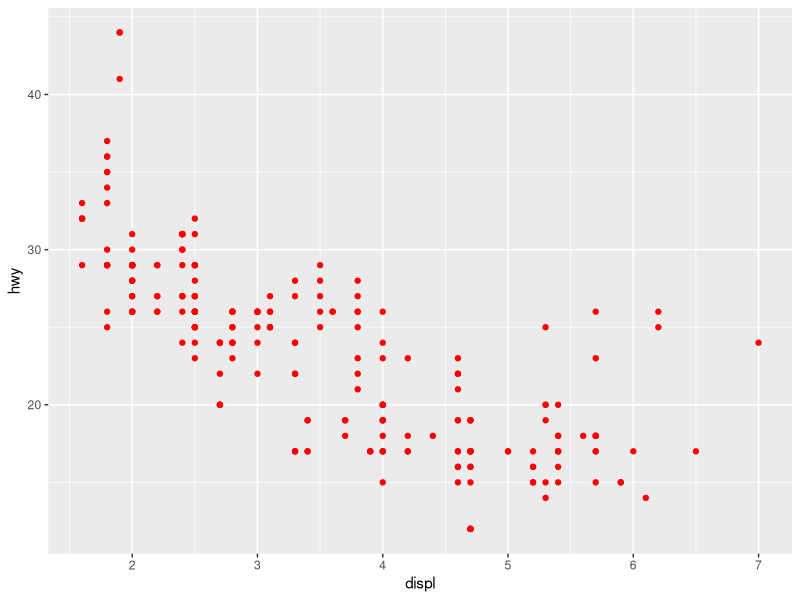
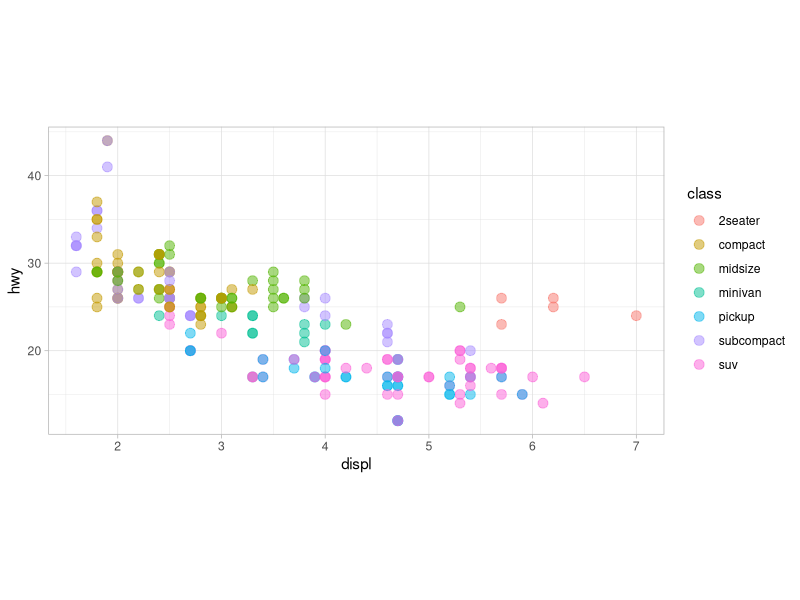
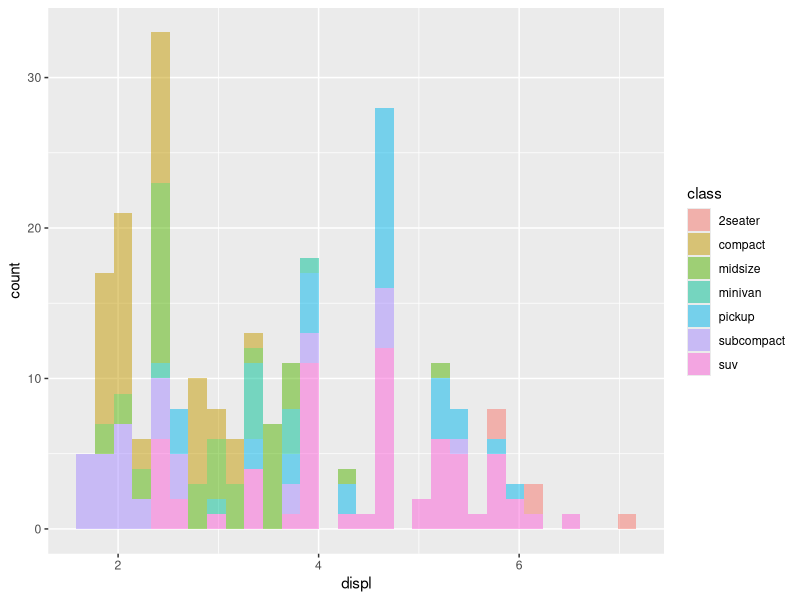
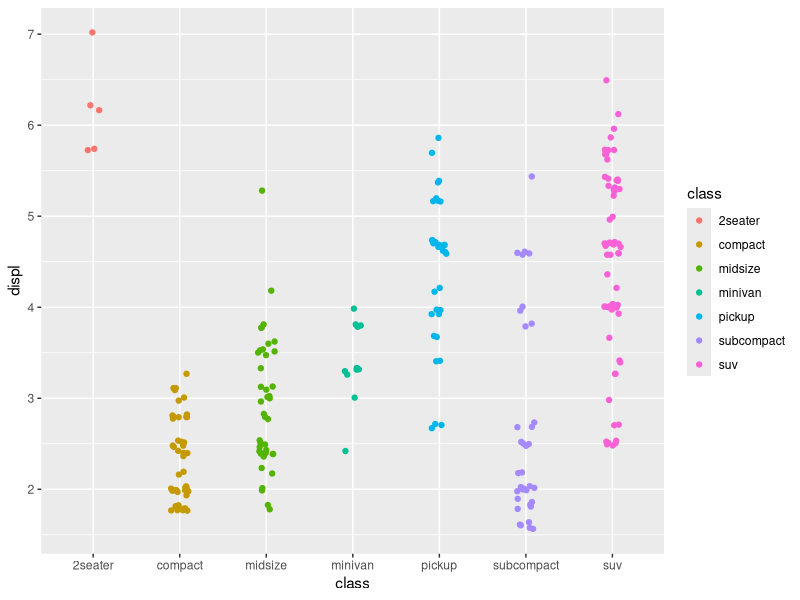
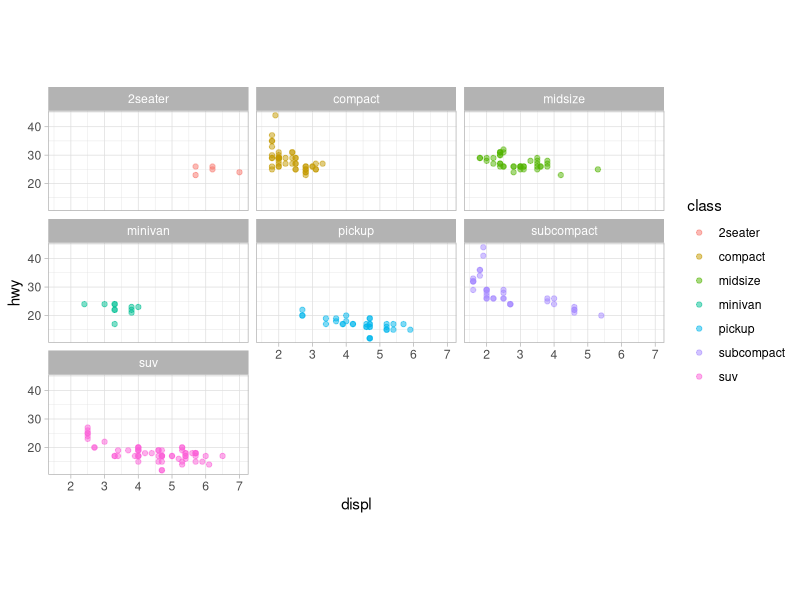
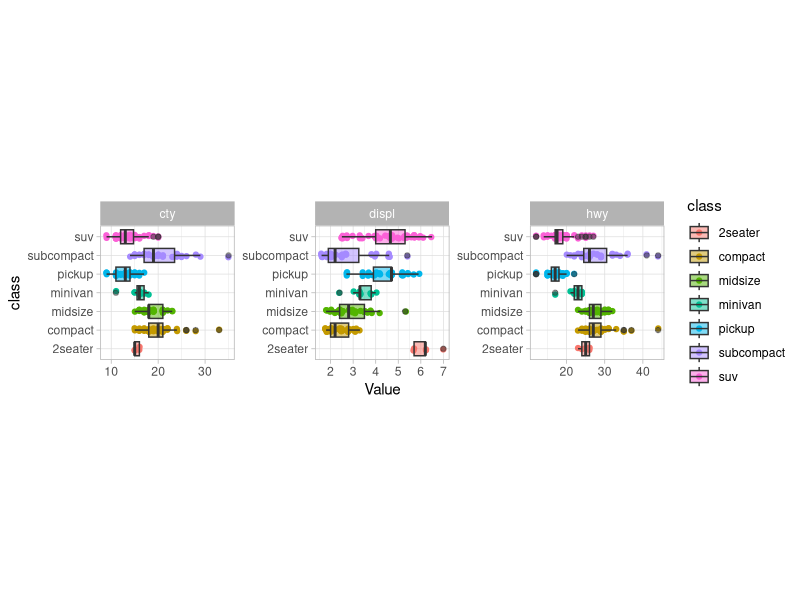

R code for these plots, in order:
## ---- chunk 1
knitr::opts_chunk$set(echo = TRUE)
## ---- chunk 2
## BASIC ASSIGNMENTS  #########################
a <- 1
A <- 2
mystring <- "fmach"   ## note the double quotes
myboolean <- TRUE
## ---- chunk 3
myvector <- c(1,2,3,4)

## and this is the help for c!
?c

## ---- chunk 4
## assignment by name
u <- c("carlo" = 2, "due" = 10)

## how can I look inside a multidimensional object?
myvector[3]

## or only change the second element of my object
myvector[2] <- 30

## this gives me the third element of the  vector, remember that the first element in the 
## remember that R is counting from one and not zero
## if I want to construct a 2d array ...

myarray <- matrix(seq(1,25,1), nrow = 5, ncol = 5)

myarray

## ---- chunk 5
## the content can be accessed
myarray[2,3] ## one element
myarray[1,]  ## one row!

## square brakets can be used in a quite flexible way to select elements
## matching specific properties

myarray[myarray > 10]
myarray[myarray[1,] >3,]

## when you have multidimensional objects it is often useful give
## a name to the eleents

vector.with.names <- c("one" = 1, "two" = 2, "three" = 3)

## in this way I can access the second element either as
vector.with.names[2]
##or
vector.with.names["two"]

## with two dimensional or more dimensional objects rownames and colum names are useful
## exactly as in excel
## ---- chunk 6

mymonths <- c("Jan","Feb","Mar",
              "Apr","May","Jun",
              "Jul","Aug","Sep",
              "Oct","Nov","Dec")
days <- c(31,28,31,30,31,30,31,31,30,31,30,31)
season <- c(rep(c("winter","spring","summer","autumn"), each = 3))

yeardf <- data.frame("month" = mymonths, "length" = days, "season" = season,
                     stringsAsFactors = FALSE)

factor(yeardf$season)


## if I want to use a list ...
yearlist <- list("month" = mymonths, "length" = days, "season" = season)
yearlist[["length"]]

## ---- chunk 7
## I load my first package!
library(tidyverse)

## and also some data
data(mpg)

## as we discussed this shows the first lines of the data.frame
head(mpg)
## ---- chunk 8
## a first glance on the data
summary(mpg)
## ---- chunk 9
## my first plot .... engine displacement, miles per gallon
ggplot(data = mpg) +
  geom_point(mapping = aes(x = displ, y = hwy), col = "red")
  
## ---- chunk 10
ggplot(data = mpg) +
  ## on the canvas plot points linking their eastetics to the column names!
  geom_point(mapping = aes(x = displ, y = hwy, col = class),  
             size = 3, 
             alpha = 0.5) +
  ## add additional general aestetics
  theme_light() +
  theme(aspect.ratio = 0.5)

## ---- chunk 11
## histograms, scales free
ggplot(data = mpg) +
  geom_histogram(mapping = aes(x = displ, fill = class), alpha = 0.5) 
## ---- chunk 12
## or jitter!
ggplot(data = mpg) +
  geom_jitter(mapping = aes(x = class, y = displ, col = class), width = 0.1)

## ---- chunk 13
## geom_jitter
## geom_histogram
## geom_line
## geom_point
## geom_density
## ---- chunk 14
## group specific subplots
ggplot(data = mpg) + 
  geom_point(mapping = aes(x = displ, y = hwy, col = class), alpha = 0.5) +
  facet_wrap(~class) + 
  theme_light() +
  theme(aspect.ratio = 0.5)
## ---- chunk 15
## the function "gather" goes from wide to long format. To do that it is necessary to provide the name 
## of two new columns: the one which will store the variable names and the one which will collect the values
## here we call them "Property" and "value"
mpglong <- gather(mpg, 
                  key = "Property", 
                  value = "Value",
                  displ,cty,hwy)  ## these are the names of the column we are "collecting"

mpglong
## ---- chunk 16
ggplot(mpglong) + 
  geom_jitter(aes(x = class, y = Value, col = class), width = 0.1) + 
  geom_boxplot(aes(x = class, y = Value, fill = class), alpha = 0.5) + 
  facet_wrap(~Property, scales = "free") + 
  coord_flip() +         ### switch the axis to show the names ...
  theme_light() + 
  theme(aspect.ratio = 1)
## ---- chunk 17
## here is the starting of the story ....
data(iris)

head(iris)
